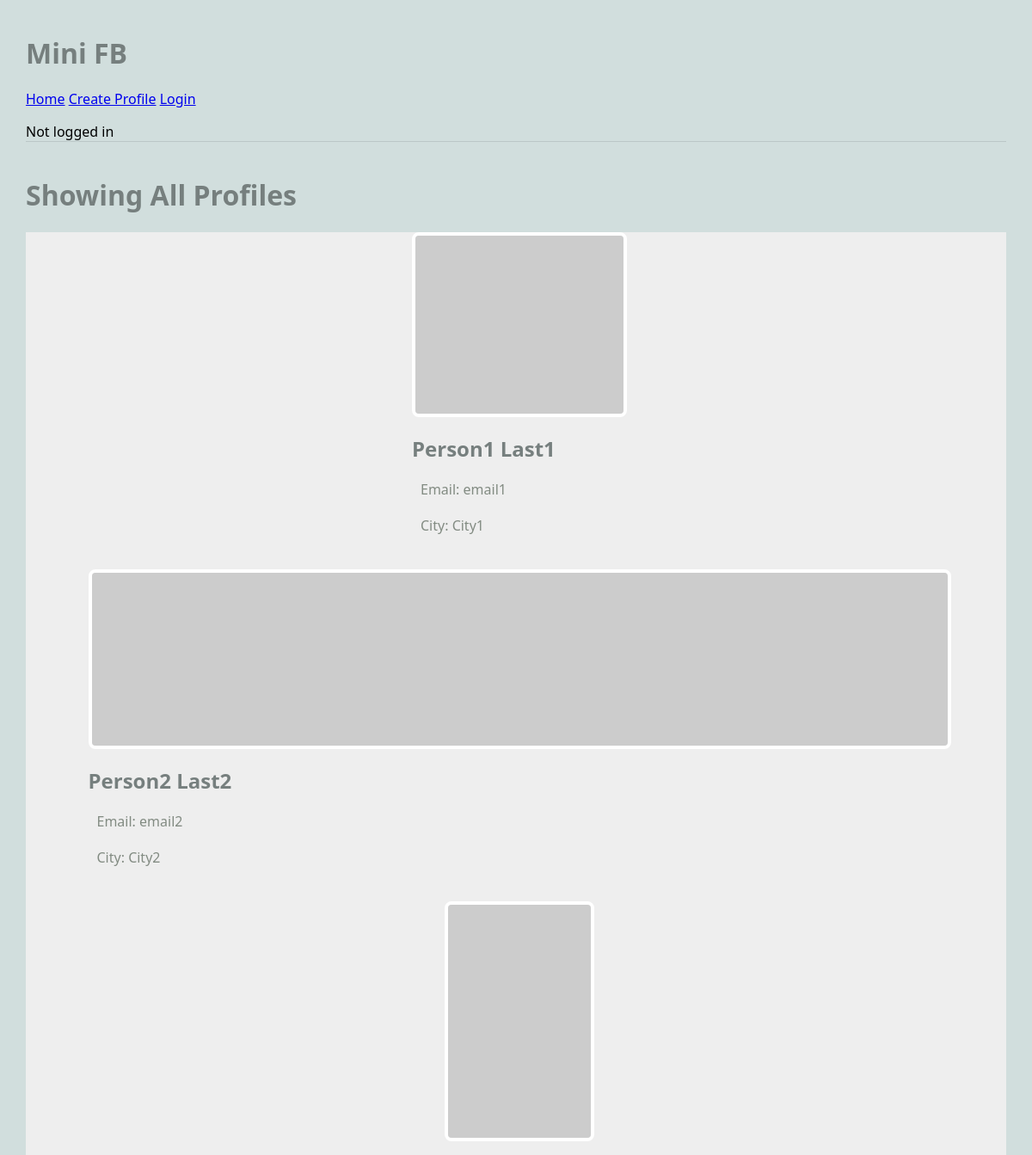
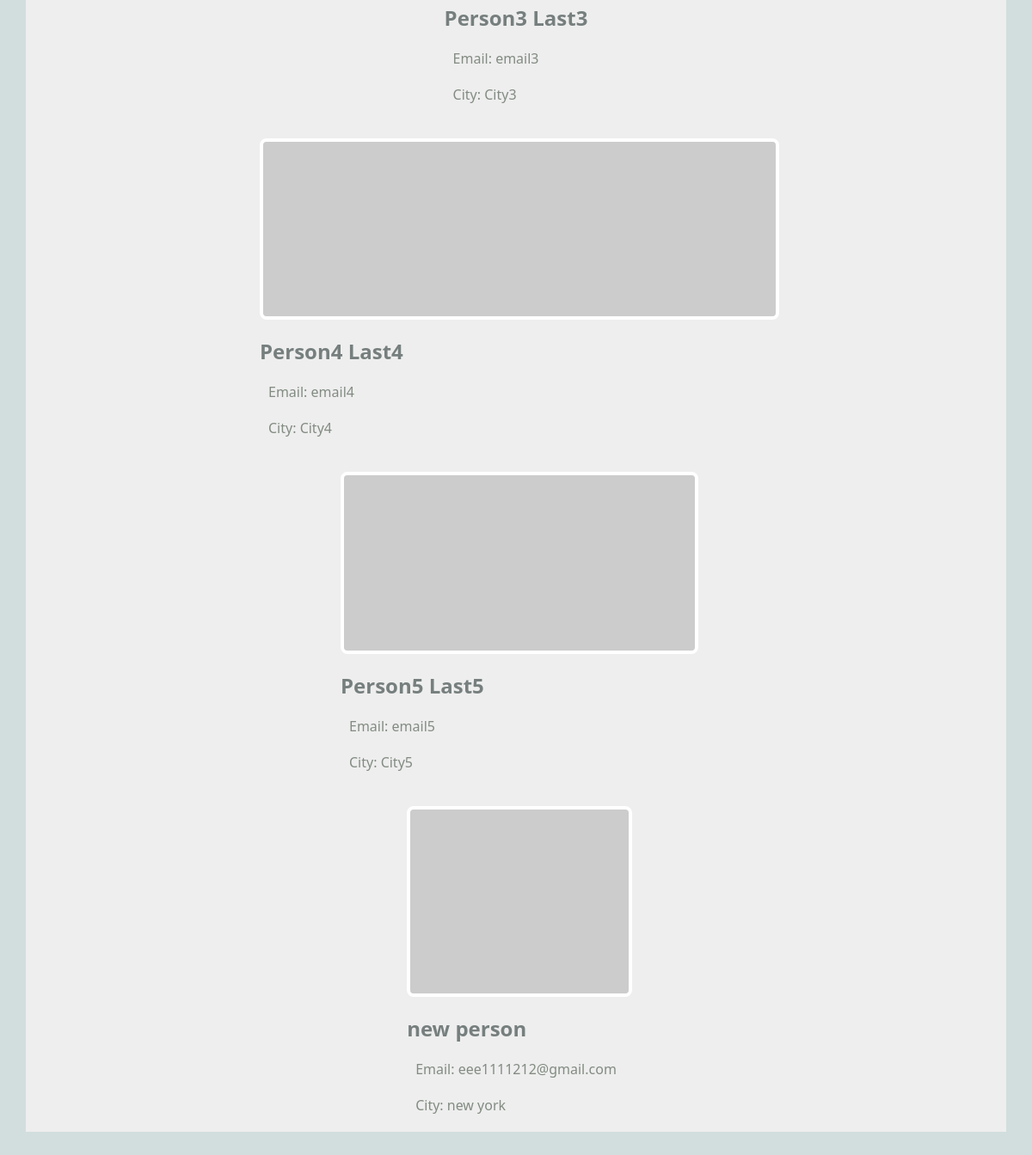
The page /mini_fb/ on the database its author committed (2 pictures, top to bottom).
### mini_fb/models.py (models this page shows, shortened)
class Profile(models.Model):
    fname = models.TextField(blank=False)  # First name of the user
    lname = models.TextField(blank=False)  # Last name of the user
    city = models.TextField(blank=False)   # City where the user resides
    email = models.TextField(blank=False)  # Email address of the user
    profile_image_url = models.URLField(blank=True)  # Profile image URL (optional)
    user = models.ForeignKey(User, on_delete=models.CASCADE) # Link mini_fb Profile to django User

### mini_fb/views.py (the view)
# urls.py: path('', ShowAllView.as_view(), name="show_all_profiles"),
class ShowAllView(ListView):
    model = Profile  # Retrieve objects of type Profile from the database
    template_name = 'mini_fb/show_all_profiles.html'  # Template to use for displaying profiles
    context_object_name = 'profiles'  # Name used to access the profiles in the template file

### mini_fb/templates/mini_fb/show_all_profiles.html
{% extends 'mini_fb/base.html' %} {% block content %}
<h1>Showing All Profiles</h1>
<main class="grid-container">
  {% for a in profiles %}
  <article>
    {% if a.profile_image_url %}
    <a href="{% url 'show_profile' a.pk %}">
      <img src="{{a.profile_image_url}}" alt="{{a.profile_image_url}}" />
    </a>
    {% endif %}
    <div>
      <h2>{{a.fname}} {{a.lname}}</h2>
      <p>Email: {{a.email}}</p>
      <p>City: {{a.city}}</p>
    </div>
  </article>
  {% endfor %}
</main>
{% endblock %}

### static/mini_fb/css/styles.css (style rules this page uses)
body { margin: 30px; background: #d1dedd; font-family:'Segoe UI', Tahoma, Geneva, Verdana, sans-serif; }
h1, h2, h3 { color: #767f7e; }
p { color: #828b82; }
.grid-container { background: #eee; max-width: 1200px; display: flex; flex-direction: column; align-items: center; gap: 20px; margin: 20px auto; width: 100%; }
article img, article.featured img { width: 100%; border: 4px solid #fff; border-radius: 8px; }
article p, article h3 { margin: 20px 10px; }

### rows shown on the page
Profile: fname "Person1", lname "Last1", email "email1", city "City1"
Profile: fname "Person2", lname "Last2", email "email2", city "City2"
Profile: fname "Person3", lname "Last3", email "email3", city "City3"
Profile: fname "Person4", lname "Last4", email "email4", city "City4"
Profile: fname "Person5", lname "Last5", email "email5", city "City5"
Profile: fname "new", lname "person", email "eee1111212@gmail.com", city "new york"
